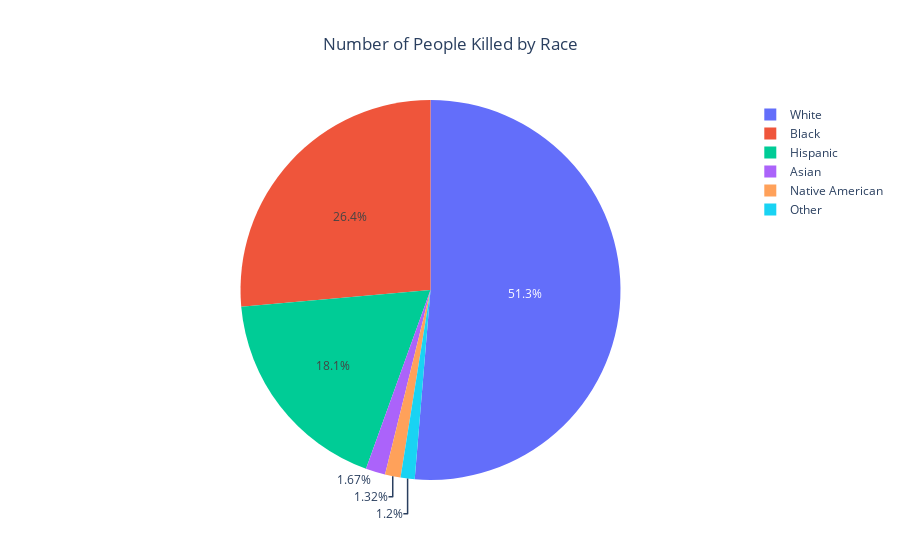

The notebook cell this image was saved under:
### Code cell
px.pie(labels=dataframe['Race'], values=dataframe['Num of people killed'],title='Number of People Killed by Race',names=dataframe['Race']).update_traces().update_layout(title_x=0.5).show()

### Figure 1 — Plotly figure (JSON) as saved in the notebook; plotly's stock layout.template omitted (floating-point values rounded to 4 significant figures)
{"data": [{"domain": {"x": [0, 1], "y": [0, 1]}, "hovertemplate": "label=%{label}<br>value=%{value}<extra></extra>", "labels": ["White", "Black", "Hispanic", "Asian", "Native American", "Other"], "legendgroup": "", "name": "", "showlegend": true, "type": "pie", "values": [1201, 618, 423, 39, 31, 28]}], "layout": {"legend": {"tracegroupgap": 0}, "title": {"text": "Number of People Killed by Race", "x": 0.5}}}
